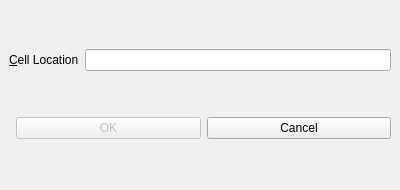
<ui version="4.0" >
 <class>GoToCellDialog</class>
 <widget class="QWidget" name="GoToCellDialog" >
  <property name="geometry" >
   <rect>
    <x>0</x>
    <y>0</y>
    <width>400</width>
    <height>190</height>
   </rect>
  </property>
  <property name="windowTitle" >
   <string>Go to Cell</string>
  </property>
  <layout class="QVBoxLayout" >
   <property name="margin" >
    <number>9</number>
   </property>
   <property name="spacing" >
    <number>6</number>
   </property>
   <item>
    <layout class="QHBoxLayout" >
     <property name="margin" >
      <number>0</number>
     </property>
     <property name="spacing" >
      <number>6</number>
     </property>
     <item>
      <widget class="QLabel" name="label" >
       <property name="text" >
        <string>&amp;Cell Location</string>
       </property>
       <property name="buddy" >
        <cstring>lineEdit</cstring>
       </property>
      </widget>
     </item>
     <item>
      <widget class="QLineEdit" name="lineEdit" />
     </item>
    </layout>
   </item>
   <item>
    <layout class="QHBoxLayout" >
     <property name="margin" >
      <number>0</number>
     </property>
     <property name="spacing" >
      <number>6</number>
     </property>
     <item>
      <spacer>
       <property name="orientation" >
        <enum>Qt::Horizontal</enum>
       </property>
       <property name="sizeType" >
        <enum>QSizePolicy::Expanding</enum>
       </property>
      </spacer>
     </item>
     <item>
      <widget class="QPushButton" name="okButton" >
       <property name="enabled" >
        <bool>false</bool>
       </property>
       <property name="text" >
        <string>OK</string>
       </property>
       <property name="default" >
        <bool>true</bool>
       </property>
      </widget>
     </item>
     <item>
      <widget class="QPushButton" name="cancelButton" >
       <property name="text" >
        <string>Cancel</string>
       </property>
      </widget>
     </item>
    </layout>
   </item>
  </layout>
 </widget>
 <tabstops>
  <tabstop>lineEdit</tabstop>
  <tabstop>okButton</tabstop>
  <tabstop>cancelButton</tabstop>
 </tabstops>
 <resources/>
 <connections/>
</ui>
